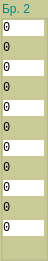
  <widget class="QGroupBox" name="info_p2_value">
   <property name="geometry">
    <rect>
     <x>1302</x>
     <y>440</y>
     <width>48</width>
     <height>261</height>
    </rect>
   </property>
   <property name="palette">
    <palette>
     <active>
      <colorrole role="WindowText">
       <brush brushstyle="SolidPattern">
        <color alpha="255">
         <red>0</red>
         <green>138</green>
         <blue>138</blue>
        </color>
       </brush>
      </colorrole>
      <colorrole role="Button">
       <brush brushstyle="SolidPattern">
        <color alpha="255">
         <red>203</red>
         <green>203</green>
         <blue>152</blue>
        </color>
       </brush>
      </colorrole>
      <colorrole role="Light">
       <brush brushstyle="SolidPattern">
        <color alpha="255">
         <red>255</red>
         <green>255</green>
         <blue>254</blue>
        </color>
       </brush>
      </colorrole>
      <colorrole role="Midlight">
       <brush brushstyle="SolidPattern">
        <color alpha="255">
         <red>255</red>
         <green>255</green>
         <blue>190</blue>
        </color>
       </brush>
      </colorrole>
      <colorrole role="Dark">
       <brush brushstyle="SolidPattern">
        <color alpha="255">
         <red>127</red>
         <green>127</green>
         <blue>63</blue>
        </color>
       </brush>
      </colorrole>
      <colorrole role="Mid">
       <brush brushstyle="SolidPattern">
        <color alpha="255">
         <red>170</red>
         <green>170</green>
         <blue>85</blue>
        </color>
       </brush>
      </colorrole>
      <colorrole role="Text">
       <brush brushstyle="SolidPattern">
        <color alpha="255">
         <red>0</red>
         <green>0</green>
         <blue>0</blue>
        </color>
       </brush>
      </colorrole>
      <colorrole role="BrightText">
       <brush brushstyle="SolidPattern">
        <color alpha="255">
         <red>255</red>
         <green>255</green>
         <blue>255</blue>
        </color>
       </brush>
      </colorrole>
      <colorrole role="ButtonText">
       <brush brushstyle="SolidPattern">
        <color alpha="255">
         <red>0</red>
         <green>0</green>
         <blue>0</blue>
        </color>
       </brush>
      </colorrole>
      <colorrole role="Base">
       <brush brushstyle="SolidPattern">
        <color alpha="255">
         <red>203</red>
         <green>203</green>
         <blue>152</blue>
        </color>
       </brush>
      </colorrole>
      <colorrole role="Window">
       <brush brushstyle="SolidPattern">
        <color alpha="255">
         <red>203</red>
         <green>203</green>
         <blue>152</blue>
        </color>
       </brush>
      </colorrole>
      <colorrole role="Shadow">
       <brush brushstyle="SolidPattern">
        <color alpha="255">
         <red>0</red>
         <green>0</green>
         <blue>0</blue>
        </color>
       </brush>
      </colorrole>
      <colorrole role="AlternateBase">
       <brush brushstyle="SolidPattern">
        <color alpha="255">
         <red>255</red>
         <green>255</green>
         <blue>191</blue>
        </color>
       </brush>
      </colorrole>
      <colorrole role="ToolTipBase">
       <brush brushstyle="SolidPattern">
        <color alpha="255">
         <red>255</red>
         <green>255</green>
         <blue>220</blue>
        </color>
       </brush>
      </colorrole>
      <colorrole role="ToolTipText">
       <brush brushstyle="SolidPattern">
        <color alpha="255">
         <red>0</red>
         <green>0</green>
         <blue>0</blue>
        </color>
       </brush>
      </colorrole>
      <colorrole role="PlaceholderText">
       <brush brushstyle="SolidPattern">
        <color alpha="128">
         <red>0</red>
         <green>0</green>
         <blue>0</blue>
        </color>
       </brush>
      </colorrole>
     </active>
     <inactive>
      <colorrole role="WindowText">
       <brush brushstyle="SolidPattern">
        <color alpha="255">
         <red>0</red>
         <green>138</green>
         <blue>138</blue>
        </color>
       </brush>
      </colorrole>
      <colorrole role="Button">
       <brush brushstyle="SolidPattern">
        <color alpha="255">
         <red>203</red>
         <green>203</green>
         <blue>152</blue>
        </color>
       </brush>
      </colorrole>
      <colorrole role="Light">
       <brush brushstyle="SolidPattern">
        <color alpha="255">
         <red>255</red>
         <green>255</green>
         <blue>254</blue>
        </color>
       </brush>
      </colorrole>
      <colorrole role="Midlight">
       <brush brushstyle="SolidPattern">
        <color alpha="255">
         <red>255</red>
         <green>255</green>
         <blue>190</blue>
        </color>
       </brush>
      </colorrole>
      <colorrole role="Dark">
       <brush brushstyle="SolidPattern">
        <color alpha="255">
         <red>127</red>
         <green>127</green>
         <blue>63</blue>
        </color>
       </brush>
      </colorrole>
      <colorrole role="Mid">
       <brush brushstyle="SolidPattern">
        <color alpha="255">
         <red>170</red>
         <green>170</green>
         <blue>85</blue>
        </color>
       </brush>
      </colorrole>
      <colorrole role="Text">
       <brush brushstyle="SolidPattern">
        <color alpha="255">
         <red>0</red>
         <green>0</green>
         <blue>0</blue>
        </color>
       </brush>
      </colorrole>
      <colorrole role="BrightText">
       <brush brushstyle="SolidPattern">
        <color alpha="255">
         <red>255</red>
         <green>255</green>
         <blue>255</blue>
        </color>
       </brush>
      </colorrole>
      <colorrole role="ButtonText">
       <brush brushstyle="SolidPattern">
        <color alpha="255">
         <red>0</red>
         <green>0</green>
         <blue>0</blue>
        </color>
       </brush>
      </colorrole>
      <colorrole role="Base">
       <brush brushstyle="SolidPattern">
        <color alpha="255">
         <red>203</red>
         <green>203</green>
         <blue>152</blue>
        </color>
       </brush>
      </colorrole>
      <colorrole role="Window">
       <brush brushstyle="SolidPattern">
        <color alpha="255">
         <red>203</red>
         <green>203</green>
         <blue>152</blue>
        </color>
       </brush>
      </colorrole>
      <colorrole role="Shadow">
       <brush brushstyle="SolidPattern">
        <color alpha="255">
         <red>0</red>
         <green>0</green>
         <blue>0</blue>
        </color>
       </brush>
      </colorrole>
      <colorrole role="AlternateBase">
       <brush brushstyle="SolidPattern">
        <color alpha="255">
         <red>255</red>
         <green>255</green>
         <blue>191</blue>
        </color>
       </brush>
      </colorrole>
      <colorrole role="ToolTipBase">
       <brush brushstyle="SolidPattern">
        <color alpha="255">
         <red>255</red>
         <green>255</green>
         <blue>220</blue>
        </color>
       </brush>
      </colorrole>
      <colorrole role="ToolTipText">
       <brush brushstyle="SolidPattern">
        <color alpha="255">
         <red>0</red>
         <green>0</green>
         <blue>0</blue>
        </color>
       </brush>
      </colorrole>
      <colorrole role="PlaceholderText">
       <brush brushstyle="SolidPattern">
        <color alpha="128">
         <red>0</red>
         <green>0</green>
         <blue>0</blue>
        </color>
       </brush>
      </colorrole>
     </inactive>
     <disabled>
      <colorrole role="WindowText">
       <brush brushstyle="SolidPattern">
        <color alpha="255">
         <red>127</red>
         <green>127</green>
         <blue>63</blue>
        </color>
       </brush>
      </colorrole>
      <colorrole role="Button">
       <brush brushstyle="SolidPattern">
        <color alpha="255">
         <red>203</red>
         <green>203</green>
         <blue>152</blue>
        </color>
       </brush>
      </colorrole>
      <colorrole role="Light">
       <brush brushstyle="SolidPattern">
        <color alpha="255">
         <red>255</red>
         <green>255</green>
         <blue>254</blue>
        </color>
       </brush>
      </colorrole>
      <colorrole role="Midlight">
       <brush brushstyle="SolidPattern">
        <color alpha="255">
         <red>255</red>
         <green>255</green>
         <blue>190</blue>
        </color>
       </brush>
      </colorrole>
      <colorrole role="Dark">
       <brush brushstyle="SolidPattern">
        <color alpha="255">
         <red>127</red>
         <green>127</green>
         <blue>63</blue>
        </color>
       </brush>
      </colorrole>
      <colorrole role="Mid">
       <brush brushstyle="SolidPattern">
        <color alpha="255">
         <red>170</red>
         <green>170</green>
         <blue>85</blue>
        </color>
       </brush>
      </colorrole>
      <colorrole role="Text">
       <brush brushstyle="SolidPattern">
        <color alpha="255">
         <red>127</red>
         <green>127</green>
         <blue>63</blue>
        </color>
       </brush>
      </colorrole>
      <colorrole role="BrightText">
       <brush brushstyle="SolidPattern">
        <color alpha="255">
         <red>255</red>
         <green>255</green>
         <blue>255</blue>
        </color>
       </brush>
      </colorrole>
      <colorrole role="ButtonText">
       <brush brushstyle="SolidPattern">
        <color alpha="255">
         <red>127</red>
         <green>127</green>
         <blue>63</blue>
        </color>
       </brush>
      </colorrole>
      <colorrole role="Base">
       <brush brushstyle="SolidPattern">
        <color alpha="255">
         <red>203</red>
         <green>203</green>
         <blue>152</blue>
        </color>
       </brush>
      </colorrole>
      <colorrole role="Window">
       <brush brushstyle="SolidPattern">
        <color alpha="255">
         <red>203</red>
         <green>203</green>
         <blue>152</blue>
        </color>
       </brush>
      </colorrole>
      <colorrole role="Shadow">
       <brush brushstyle="SolidPattern">
        <color alpha="255">
         <red>0</red>
         <green>0</green>
         <blue>0</blue>
        </color>
       </brush>
      </colorrole>
      <colorrole role="AlternateBase">
       <brush brushstyle="SolidPattern">
        <color alpha="255">
         <red>255</red>
         <green>255</green>
         <blue>127</blue>
        </color>
       </brush>
      </colorrole>
      <colorrole role="ToolTipBase">
       <brush brushstyle="SolidPattern">
        <color alpha="255">
         <red>255</red>
         <green>255</green>
         <blue>220</blue>
        </color>
       </brush>
      </colorrole>
      <colorrole role="ToolTipText">
       <brush brushstyle="SolidPattern">
        <color alpha="255">
         <red>0</red>
         <green>0</green>
         <blue>0</blue>
        </color>
       </brush>
      </colorrole>
      <colorrole role="PlaceholderText">
       <brush brushstyle="SolidPattern">
        <color alpha="128">
         <red>0</red>
         <green>0</green>
         <blue>0</blue>
        </color>
       </brush>
      </colorrole>
     </disabled>
    </palette>
   </property>
   <property name="styleSheet">
    <string notr="true">background-color: rgb(203, 203, 152);</string>
   </property>
   <property name="title">
    <string>Бр. 2</string>
   </property>
   <property name="flat">
    <bool>false</bool>
   </property>
   <widget class="QLabel" name="p2_3">
    <property name="geometry">
     <rect>
      <x>3</x>
      <y>60</y>
      <width>41</width>
      <height>16</height>
     </rect>
    </property>
    <property name="font">
     <font>
      <family>Consolas</family>
     </font>
    </property>
    <property name="styleSheet">
     <string notr="true">background-color: rgb(255, 255, 255);</string>
    </property>
    <property name="text">
     <string>0</string>
    </property>
   </widget>
   <widget class="QLabel" name="p2_4">
    <property name="geometry">
     <rect>
      <x>3</x>
      <y>80</y>
      <width>41</width>
      <height>16</height>
     </rect>
    </property>
    <property name="font">
     <font>
      <family>Consolas</family>
     </font>
    </property>
    <property name="styleSheet">
     <string notr="true"/>
    </property>
    <property name="text">
     <string>0</string>
    </property>
   </widget>
   <widget class="QLabel" name="p2_5">
    <property name="geometry">
     <rect>
      <x>3</x>
      <y>100</y>
      <width>41</width>
      <height>16</height>
     </rect>
    </property>
    <property name="font">
     <font>
      <family>Consolas</family>
     </font>
    </property>
    <property name="styleSheet">
     <string notr="true">background-color: rgb(255, 255, 255);</string>
    </property>
    <property name="text">
     <string>0</string>
    </property>
   </widget>
   <widget class="QLabel" name="p2_6">
    <property name="geometry">
     <rect>
      <x>3</x>
      <y>120</y>
      <width>41</width>
      <height>16</height>
     </rect>
    </property>
    <property name="font">
     <font>
      <family>Consolas</family>
     </font>
    </property>
    <property name="styleSheet">
     <string notr="true"/>
    </property>
    <property name="text">
     <string>0</string>
    </property>
   </widget>
   <widget class="QLabel" name="p2_8">
    <property name="geometry">
     <rect>
      <x>3</x>
      <y>160</y>
      <width>41</width>
      <height>16</height>
     </rect>
    </property>
    <property name="font">
     <font>
      <family>Consolas</family>
     </font>
    </property>
    <property name="styleSheet">
     <string notr="true"/>
    </property>
    <property name="text">
     <string>0</string>
    </property>
   </widget>
   <widget class="QLabel" name="p2_9">
    <property name="geometry">
     <rect>
      <x>3</x>
      <y>180</y>
      <width>41</width>
      <height>16</height>
     </rect>
    </property>
    <property name="font">
     <font>
      <family>Consolas</family>
     </font>
    </property>
    <property name="styleSheet">
     <string notr="true">background-color: rgb(255, 255, 255);</string>
    </property>
    <property name="text">
     <string>0</string>
    </property>
   </widget>
   <widget class="QLabel" name="p2_10">
    <property name="geometry">
     <rect>
      <x>3</x>
      <y>200</y>
      <width>41</width>
      <height>16</height>
     </rect>
    </property>
    <property name="font">
     <font>
      <family>Consolas</family>
     </font>
    </property>
    <property name="styleSheet">
     <string notr="true"/>
    </property>
    <property name="text">
     <string>0</string>
    </property>
   </widget>
   <widget class="QLabel" name="p2_11">
    <property name="geometry">
     <rect>
      <x>3</x>
      <y>220</y>
      <width>41</width>
      <height>16</height>
     </rect>
    </property>
    <property name="font">
     <font>
      <family>Consolas</family>
     </font>
    </property>
    <property name="styleSheet">
     <string notr="true">background-color: rgb(255, 255, 255);</string>
    </property>
    <property name="text">
     <string>0</string>
    </property>
   </widget>
   <widget class="QLabel" name="p2_7">
    <property name="geometry">
     <rect>
      <x>3</x>
      <y>140</y>
      <width>41</width>
      <height>16</height>
     </rect>
    </property>
    <property name="font">
     <font>
      <family>Consolas</family>
     </font>
    </property>
    <property name="styleSheet">
     <string notr="true">background-color: rgb(255, 255, 255);</string>
    </property>
    <property name="text">
     <string>0</string>
    </property>
   </widget>
   <widget class="QLabel" name="p2_2">
    <property name="geometry">
     <rect>
      <x>3</x>
      <y>40</y>
      <width>41</width>
      <height>16</height>
     </rect>
    </property>
    <property name="font">
     <font>
      <family>Consolas</family>
     </font>
    </property>
    <property name="styleSheet">
     <string notr="true"/>
    </property>
    <property name="text">
     <string>0</string>
    </property>
   </widget>
   <widget class="QLabel" name="p2_1">
    <property name="geometry">
     <rect>
      <x>3</x>
      <y>20</y>
      <width>41</width>
      <height>16</height>
     </rect>
    </property>
    <property name="font">
     <font>
      <family>Consolas</family>
     </font>
    </property>
    <property name="styleSheet">
     <string notr="true">background-color: rgb(255, 255, 255);</string>
    </property>
    <property name="text">
     <string>0</string>
    </property>
   </widget>
  </widget>
